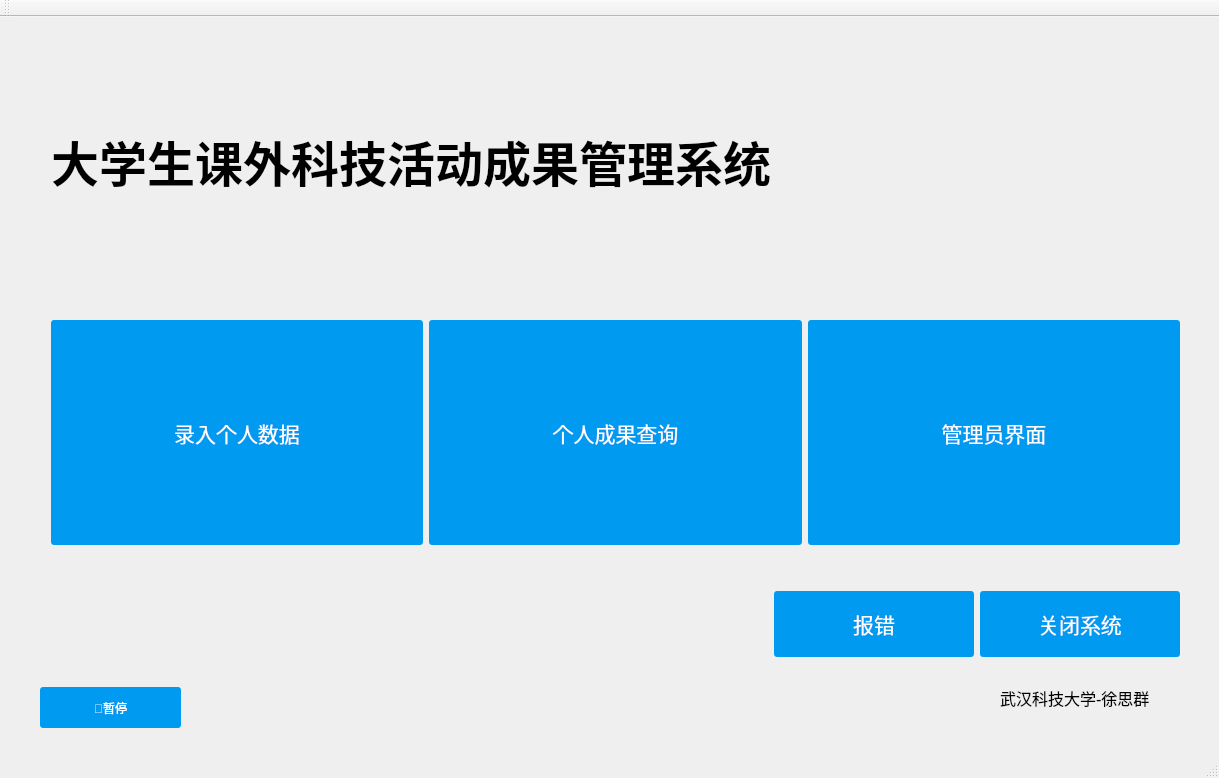
<?xml version="1.0" encoding="UTF-8"?>
<ui version="4.0">
 <class>MainWindow</class>
 <widget class="QMainWindow" name="MainWindow">
  <property name="geometry">
   <rect>
    <x>0</x>
    <y>0</y>
    <width>1219</width>
    <height>778</height>
   </rect>
  </property>
  <property name="windowTitle">
   <string>MainWindow</string>
  </property>
  <widget class="QWidget" name="centralWidget">
   <widget class="QWidget" name="verticalLayoutWidget">
    <property name="geometry">
     <rect>
      <x>40</x>
      <y>20</y>
      <width>1151</width>
      <height>631</height>
     </rect>
    </property>
    <layout class="QVBoxLayout" name="verticalLayout">
     <item>
      <widget class="QLabel" name="label">
       <property name="font">
        <font>
         <family>Bahnschrift SemiBold SemiConden</family>
         <pointsize>36</pointsize>
         <weight>75</weight>
         <bold>true</bold>
        </font>
       </property>
       <property name="text">
        <string>大学生课外科技活动成果管理系统</string>
       </property>
      </widget>
     </item>
     <item>
      <spacer name="verticalSpacer_2">
       <property name="orientation">
        <enum>Qt::Vertical</enum>
       </property>
       <property name="sizeType">
        <enum>QSizePolicy::Minimum</enum>
       </property>
       <property name="sizeHint" stdset="0">
        <size>
         <width>20</width>
         <height>40</height>
        </size>
       </property>
      </spacer>
     </item>
     <item>
      <layout class="QHBoxLayout" name="horizontalLayout_2">
       <item>
        <widget class="QPushButton" name="pushButton">
         <property name="sizePolicy">
          <sizepolicy hsizetype="MinimumExpanding" vsizetype="Minimum">
           <horstretch>0</horstretch>
           <verstretch>0</verstretch>
          </sizepolicy>
         </property>
         <property name="font">
          <font>
           <family>Arial</family>
           <pointsize>16</pointsize>
          </font>
         </property>
         <property name="styleSheet">
          <string notr="true">QPushButton { background-color: rgb(0, 155, 240); border-radius: 3px; color: rgb(255, 255, 255); } QPushButton:hover { background-color: rgb(245, 69, 255); }</string>
         </property>
         <property name="text">
          <string>录入个人数据</string>
         </property>
        </widget>
       </item>
       <item>
        <widget class="QPushButton" name="pushButton_2">
         <property name="sizePolicy">
          <sizepolicy hsizetype="MinimumExpanding" vsizetype="Minimum">
           <horstretch>0</horstretch>
           <verstretch>0</verstretch>
          </sizepolicy>
         </property>
         <property name="font">
          <font>
           <family>Arial</family>
           <pointsize>16</pointsize>
          </font>
         </property>
         <property name="styleSheet">
          <string notr="true">QPushButton { background-color: rgb(0, 155, 240); border-radius: 3px; color: rgb(255, 255, 255); } QPushButton:hover { background-color: rgb(245, 69, 255); }</string>
         </property>
         <property name="text">
          <string>个人成果查询</string>
         </property>
        </widget>
       </item>
       <item>
        <widget class="QPushButton" name="pushButton_3">
         <property name="sizePolicy">
          <sizepolicy hsizetype="MinimumExpanding" vsizetype="Minimum">
           <horstretch>0</horstretch>
           <verstretch>0</verstretch>
          </sizepolicy>
         </property>
         <property name="font">
          <font>
           <family>Arial</family>
           <pointsize>16</pointsize>
          </font>
         </property>
         <property name="styleSheet">
          <string notr="true">QPushButton { background-color: rgb(0, 155, 240); border-radius: 3px; color: rgb(255, 255, 255); } QPushButton:hover { background-color: rgb(245, 69, 255); }</string>
         </property>
         <property name="text">
          <string>管理员界面</string>
         </property>
        </widget>
       </item>
      </layout>
     </item>
     <item>
      <spacer name="verticalSpacer">
       <property name="orientation">
        <enum>Qt::Vertical</enum>
       </property>
       <property name="sizeType">
        <enum>QSizePolicy::Maximum</enum>
       </property>
       <property name="sizeHint" stdset="0">
        <size>
         <width>30</width>
         <height>40</height>
        </size>
       </property>
      </spacer>
     </item>
     <item>
      <layout class="QHBoxLayout" name="horizontalLayout">
       <item>
        <spacer name="horizontalSpacer_2">
         <property name="orientation">
          <enum>Qt::Horizontal</enum>
         </property>
         <property name="sizeType">
          <enum>QSizePolicy::MinimumExpanding</enum>
         </property>
         <property name="sizeHint" stdset="0">
          <size>
           <width>40</width>
           <height>20</height>
          </size>
         </property>
        </spacer>
       </item>
       <item>
        <widget class="QPushButton" name="pushButton_4">
         <property name="sizePolicy">
          <sizepolicy hsizetype="MinimumExpanding" vsizetype="Minimum">
           <horstretch>0</horstretch>
           <verstretch>0</verstretch>
          </sizepolicy>
         </property>
         <property name="minimumSize">
          <size>
           <width>0</width>
           <height>0</height>
          </size>
         </property>
         <property name="maximumSize">
          <size>
           <width>200</width>
           <height>66</height>
          </size>
         </property>
         <property name="sizeIncrement">
          <size>
           <width>0</width>
           <height>0</height>
          </size>
         </property>
         <property name="baseSize">
          <size>
           <width>0</width>
           <height>0</height>
          </size>
         </property>
         <property name="font">
          <font>
           <family>Arial</family>
           <pointsize>16</pointsize>
          </font>
         </property>
         <property name="styleSheet">
          <string notr="true">QPushButton { background-color: rgb(0, 155, 240); border-radius: 3px; color: rgb(255, 255, 255); } QPushButton:hover { background-color: rgb(245, 69, 255); }</string>
         </property>
         <property name="text">
          <string>报错</string>
         </property>
        </widget>
       </item>
       <item>
        <widget class="QPushButton" name="pushButton_5">
         <property name="sizePolicy">
          <sizepolicy hsizetype="MinimumExpanding" vsizetype="Minimum">
           <horstretch>0</horstretch>
           <verstretch>0</verstretch>
          </sizepolicy>
         </property>
         <property name="maximumSize">
          <size>
           <width>200</width>
           <height>66</height>
          </size>
         </property>
         <property name="font">
          <font>
           <family>Arial</family>
           <pointsize>16</pointsize>
          </font>
         </property>
         <property name="styleSheet">
          <string notr="true">QPushButton { background-color: rgb(0, 155, 240); border-radius: 3px; color: rgb(255, 255, 255); } QPushButton:hover { background-color: rgb(245, 69, 255); }</string>
         </property>
         <property name="text">
          <string>关闭系统</string>
         </property>
        </widget>
       </item>
      </layout>
     </item>
    </layout>
   </widget>
   <widget class="QLabel" name="label_2">
    <property name="geometry">
     <rect>
      <x>1000</x>
      <y>640</y>
      <width>191</width>
      <height>81</height>
     </rect>
    </property>
    <property name="font">
     <font>
      <family>Arial</family>
      <pointsize>12</pointsize>
     </font>
    </property>
    <property name="text">
     <string>武汉科技大学-徐思群</string>
    </property>
   </widget>
   <widget class="QToolButton" name="toolButton">
    <property name="geometry">
     <rect>
      <x>40</x>
      <y>670</y>
      <width>141</width>
      <height>41</height>
     </rect>
    </property>
    <property name="styleSheet">
     <string notr="true">QToolButton { background-color: rgb(0, 155, 240); border-radius: 3px; color: rgb(255, 255, 255); } QToolButton:hover { background-color: rgb(245, 69, 255); }</string>
    </property>
    <property name="text">
     <string>🎵暂停</string>
    </property>
   </widget>
  </widget>
  <widget class="QMenuBar" name="menuBar">
   <property name="geometry">
    <rect>
     <x>0</x>
     <y>0</y>
     <width>1219</width>
     <height>26</height>
    </rect>
   </property>
  </widget>
  <widget class="QToolBar" name="mainToolBar">
   <attribute name="toolBarArea">
    <enum>TopToolBarArea</enum>
   </attribute>
   <attribute name="toolBarBreak">
    <bool>false</bool>
   </attribute>
  </widget>
  <widget class="QStatusBar" name="statusBar"/>
 </widget>
 <layoutdefault spacing="6" margin="11"/>
 <resources/>
 <connections/>
</ui>
